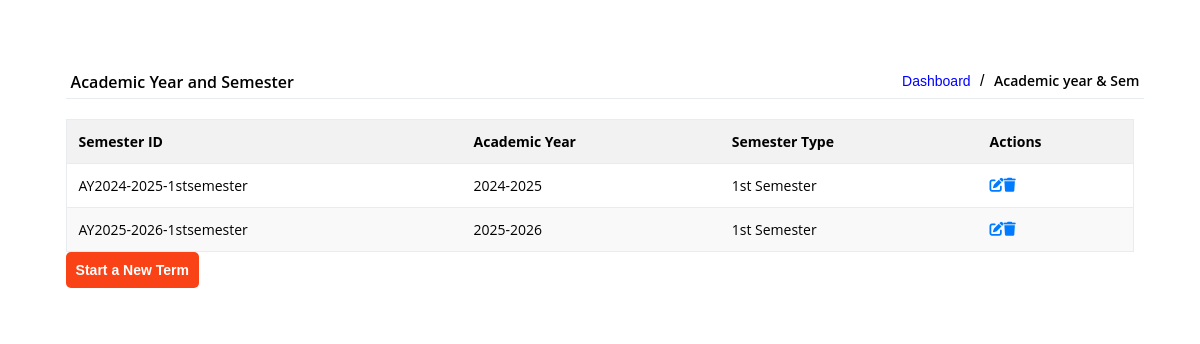
Page /php/admin/ay-dashboard.php on the earlier database version.
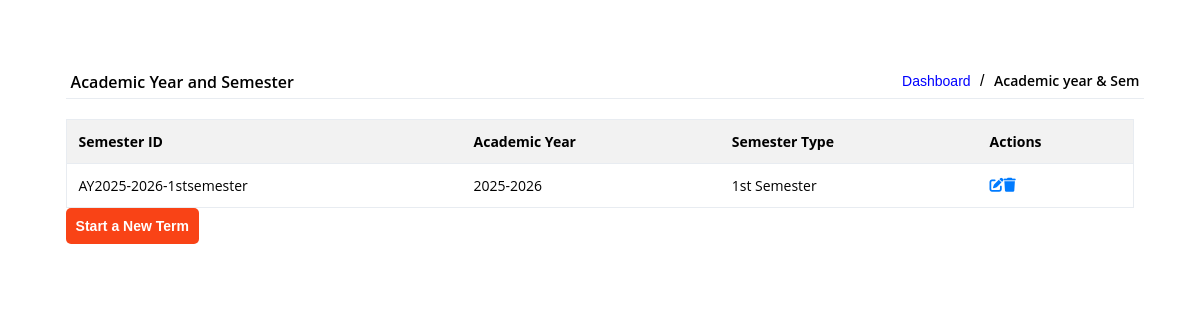
Same page on the later database version.
### tables this page shows
CREATE TABLE IF NOT EXISTS `semester` (
  `semester_ID` varchar(100) NOT NULL,
  `academic_year` varchar(100) NOT NULL,
  `semester_type` varchar(100) NOT NULL,
  `date_created` datetime NOT NULL,
  PRIMARY KEY (`semester_ID`)
);

### php/db-conn.php (called while the page is built, shortened)
<?php
class Database {
    public function __construct() {
        $this->db = new mysqli("localhost", "root", "", "u958767601_dcs");
    }
}
?>

### php/admin/ay-dashboard.php (the view, shortened to what this page needs)
<?php
require_once "././php/db-conn.php";
$db = new Database();
$query = "SELECT semester_ID, academic_year, semester_type FROM semester";
$semester = $db->db->query($query);
?>
<link rel="stylesheet" href=".//.//stylesheet/admin/ay-dashboard.css">
<link rel="stylesheet" href="https://cdnjs.cloudflare.com/ajax/libs/font-awesome/6.0.0-beta3/css/all.min.css">
<div class="ay-dashboard-body">
    <div class="ay-dashboard-con">
        <div class="ay-dashboard-header">
            <span>Academic Year and Semester</span>
            <div class="location">
                <a href="?content=admin-index&admin=dashboard">Dashboard</a>
                /
                <span>Academic year & Sem</span>
            </div>
        </div>
        <table class="semester-table">
            <thead>
                <tr>
                    <th>Semester ID</th>
                    <th>Academic Year</th>
                    <th>Semester Type</th>
                    <th>Actions</th>
                </tr>
            </thead>
            <tbody>
                <?php
                if ($semester->num_rows > 0) {
                    while ($row = $semester->fetch_assoc()) {
                        echo "<tr>";
                        echo "<td>" . htmlspecialchars($row['semester_ID']) . "</td>";
                        echo "<td>" . htmlspecialchars($row['academic_year']) . "</td>";
                        echo "<td>" . htmlspecialchars($row['semester_type']) . "</td>";
                        echo "<td>";
                        echo "<a href='?content=admin-index&admin=ay-dashboard&edit_id=" . $row["semester_ID"] . "'><i class='fas fa-edit'></i></a>";
                        echo "<a href='?content=admin-index&admin=ay-dashboard&delete_id=" . $row["semester_ID"] . "' class='delete-btn'><i class='fas fa-trash'></i></a>";
                        echo "</td>";
                        echo "</tr>";
                    }
                } else {
                    echo "<tr><td colspan='4'>No semester found</td></tr>";
                }
                ?>
            </tbody>
        </table>
        <button id="create-term-btn" onclick="openEnrollForm()">Start a New Term</button>
    </div>
</div>

Differences in the rows shown:
removed semester: semester_ID "AY2024-2025-1stsemester", academic_year "2024-2025", semester_type "1st Semester"
